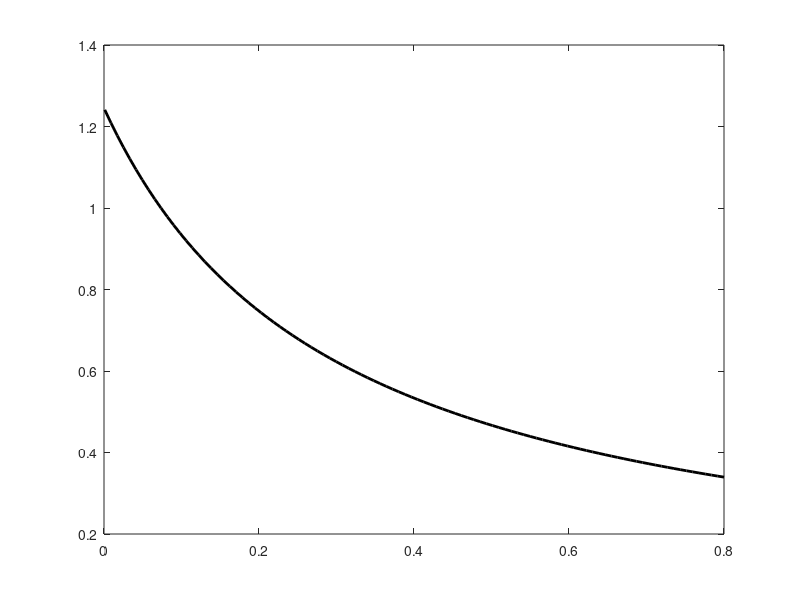

Write the MATLAB code that produced this figure. (Note: this script raises an error after producing the figure.)
clear; clc; close all;
% Fixed values
S_tilde = 421.896 / 451.815; % Normalized susceptible population
beta = 0.4;                   % Infection rate
gamma = 0.2;                  % Fixed recovery rate
delta = 0.1;                  % Progression to cancer rate
% Vary μ (natural mortality rate)
mu_vals = linspace(0.001, 0.8, 100); % Range of μ values to plot
% Calculate R0 for each μ value using the formula: R0 = (S̃ · β)/(γ + μ + δ)
R0_vals = (S_tilde * beta) ./ (gamma + mu_vals + delta);
% Compute bifurcation point (μ where R0 = 1)
mu_bifurcation = (S_tilde * beta) - (gamma + delta);
% Check if bifurcation point exists
if mu_bifurcation >= 0.001
    % Find the closest point in our mu_vals to the theoretical bifurcation point
    [~, idx] = min(abs(mu_vals - mu_bifurcation));
    mu_bifurcation_plot = mu_vals(idx);
    R0_bifurcation_plot = R0_vals(idx);
else
    % If bifurcation point is less than 0.001, mark the leftmost point
    mu_bifurcation_plot = 0.001;
    R0_bifurcation_plot = (S_tilde * beta) / (gamma + 0.001 + delta);
end
% Display actual theoretical bifurcation point
fprintf('Theoretical bifurcation point (μ where R0 = 1): %.6f\n', mu_bifurcation);
% Create the plot
figure('Position', [100, 100, 800, 600]);
plot(mu_vals, R0_vals, 'k', 'LineWidth', 2);
hold on;
% Add horizontal line at R0 = 1
yline(1, 'r--', '$R_0 = 1$', 'LineWidth', 1.5, 'FontSize', 20, 'Interpreter', 'latex');
% Annotate bifurcation point on the graph
if mu_bifurcation >= 0.001
    % If bifurcation point is within our range, mark it properly
    plot(mu_bifurcation_plot, R0_bifurcation_plot, 'go', 'MarkerSize', 12, 'MarkerFaceColor', 'g');
    text(mu_bifurcation_plot + 0.02, R0_bifurcation_plot + 0.1, ...
        sprintf('$\\mu \\approx %.4f$', mu_bifurcation), ...
        'Color', 'k', 'FontSize', 16, 'Interpreter', 'latex');
else
    % If bifurcation point is to the left of our range, mark the leftmost point
    plot(mu_bifurcation_plot, R0_bifurcation_plot, 'go', 'MarkerSize', 12, 'MarkerFaceColor', 'g');
    text(mu_bifurcation_plot + 0.05, R0_bifurcation_plot + 0.2, ...
        sprintf('$\\mu < 0.001$\n$R_0(0.001) \\approx %.4f$', R0_at_min_mu), ...
        'Color', 'k', 'FontSize', 16, 'Interpreter', 'latex', 'VerticalAlignment', 'bottom');
end
% Add labels and title
xlabel('$\mu$ (Natural Mortality Rate)', 'FontSize', 24, 'Interpreter', 'latex');
ylabel('$R_0$ (Basic Reproduction Number)', 'FontSize', 24, 'Interpreter', 'latex');
title('$R_0$ vs $\mu$ with Bifurcation Point', 'FontSize', 26, 'Interpreter', 'latex');
% Add text annotations for stable and unstable regions
text(0.1, 0.4, 'Unstable Region ($R_0 < 1$)', 'Color', 'k', 'FontSize', 16, 'Interpreter', 'latex');
text(0.4, 1.2, 'Stable Region ($R_0 > 1$)', 'Color', 'k', 'FontSize', 16, 'Interpreter', 'latex');
% Improve graph appearance
grid on;
box on;
set(gca, 'FontSize', 18);
% Save the figure
saveas(gcf, 'R0_vs_mu_with_bifurcation.jpg');
saveas(gcf, 'R0_vs_mu_with_bifurcation.fig');
% Display key values in the console
fprintf('Fixed parameters:\n');
fprintf('S_tilde = %.6f\n', S_tilde);
fprintf('beta = %.2f\n', beta);
fprintf('gamma = %.2f\n', gamma);
fprintf('delta = %.2f\n', delta);
% Calculate the exact R0 value at mu = 0.001
R0_at_min_mu = (S_tilde * beta) / (gamma + 0.001 + delta);
fprintf('\nAt minimum mu = 0.001: R0 = %.6f\n', R0_at_min_mu);
fprintf('Bifurcation point (where R0 = 1): mu = %.6f\n', mu_bifurcation);
